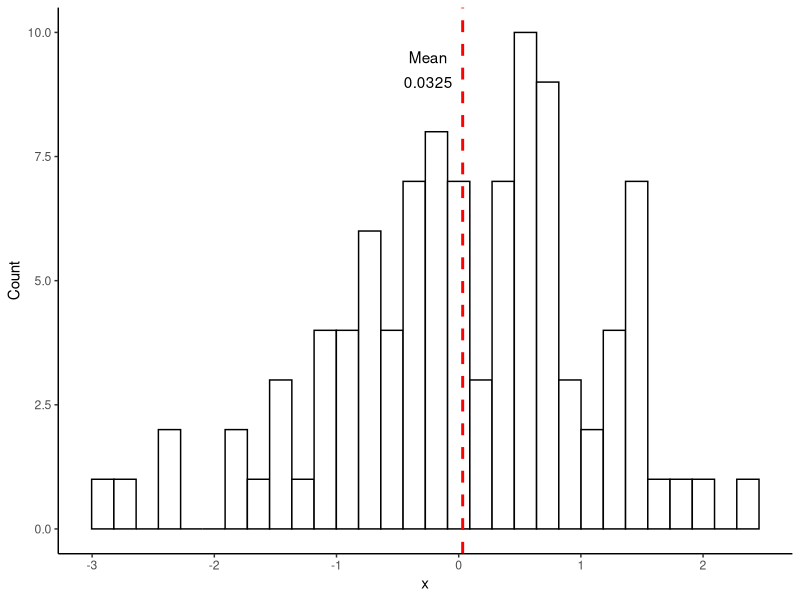
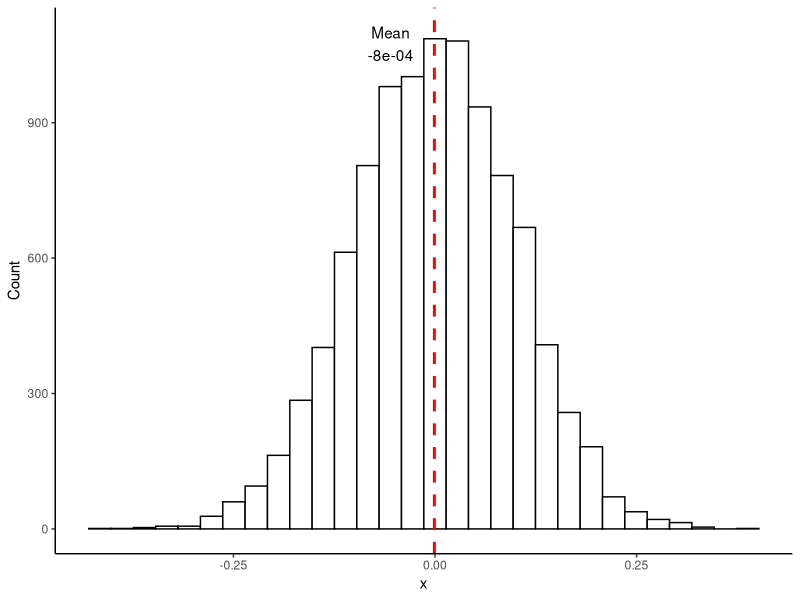
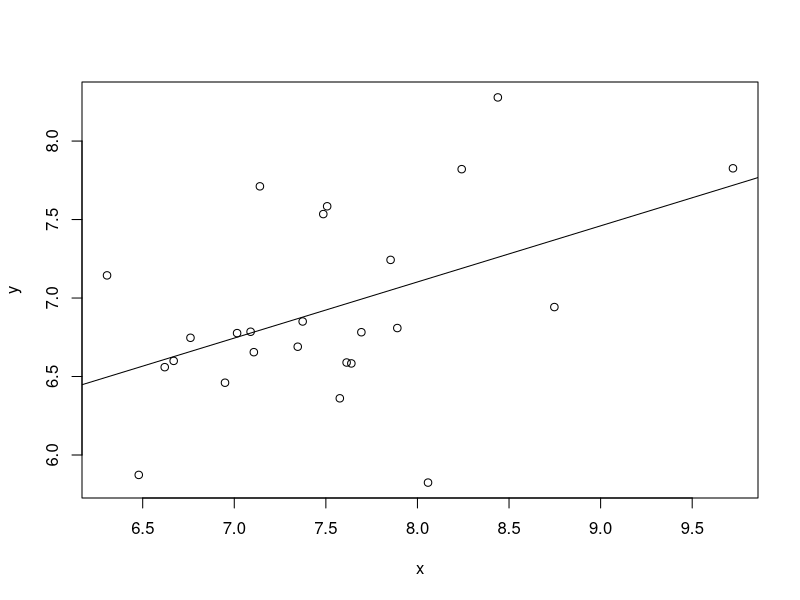
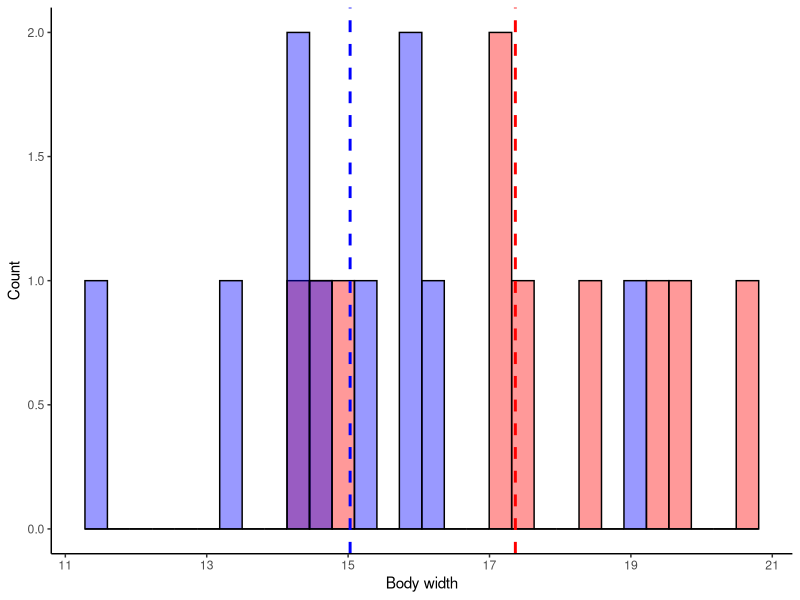
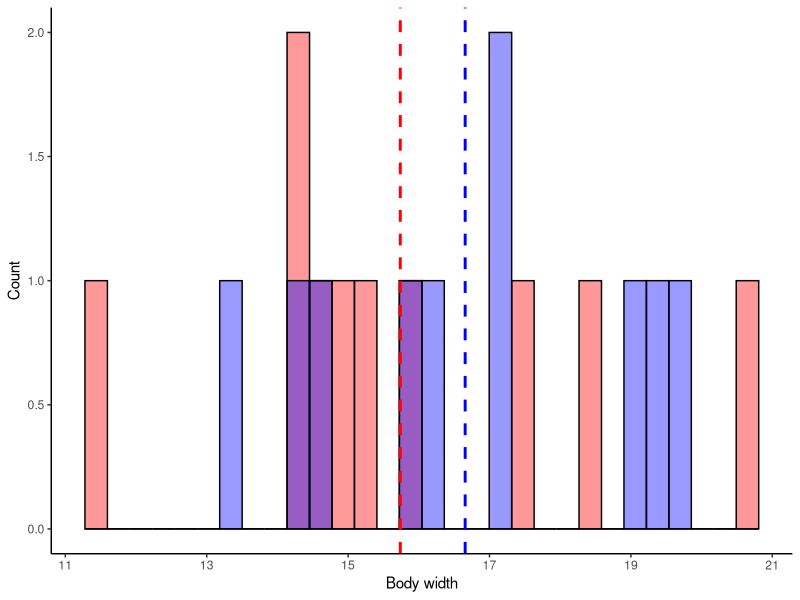
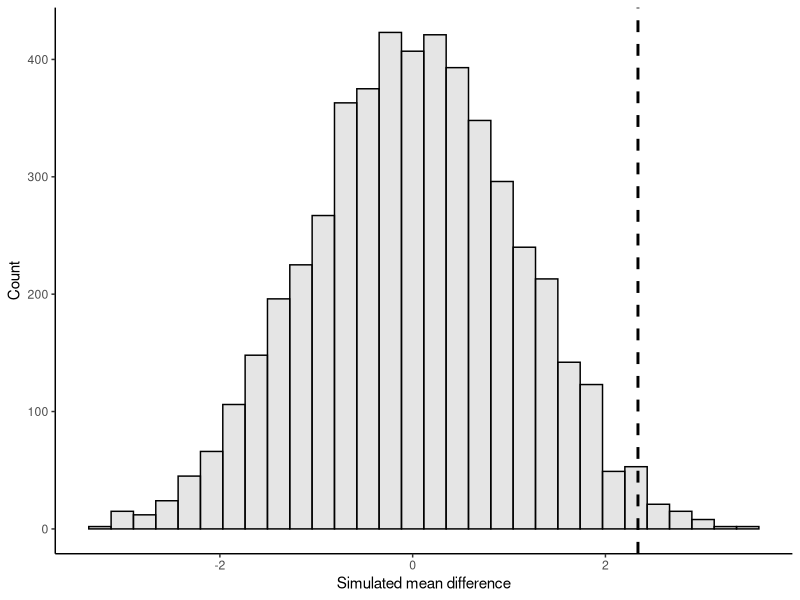

Write the R code that produced these figures, in order.
## ---- chunk 1
# Load in ggplot2
library(ggplot2)

set.seed(42) # Ensure reproducibility of random results.
mean <- 0
sd <- 1
n <- 100
x <- rnorm(n, mean, sd)

# Fancy plot, if desired
ggplot(data.frame(x), aes(x=x)) +
    geom_histogram(color="black", fill="white") +
    annotate("text", x = -0.25, y = 9, label = round(mean(x), 4)) +
    annotate("text", x = -0.25, y = 9.5, label = "Mean") +
    ylab("Count") +
    geom_vline(xintercept = mean(x), linetype = "dashed", size = 1, colour = "red") +
    theme_classic()

# Get mean
mean(x)
## ---- chunk 2
set.seed(43)
mean <- 0
sd <- 1
size <- 100
x <- replicate(10000, mean(rnorm(size, mean, sd)))

# Fancy plot, if desired
ggplot(data.frame(x), aes(x=x)) +
    geom_histogram(color="black", fill="white") +
    annotate("text", x = -0.055, y = 1050, label = round(mean(x), 4)) +
    annotate("text", x = -0.055, y = 1100, label = "Mean") +
    ylab("Count") +
    geom_vline(xintercept = mean(x), linetype = "dashed", size = 1, colour = "red") +
    theme_classic()

# Get mean
mean(x)
## ---- chunk 3
set.seed(44)

y_intercept <- 5.1
beta <- 0.23
x <- rnorm(25, mean = 7.6, sd = 0.7)
error <- rnorm(x, mean = 0, sd = 0.5)

y <- y_intercept + beta*x + error

model <- lm(y ~ x)
summary(model)
plot(y ~ x)
abline(model)
## ---- chunk 4
set.seed(46)

# Male data
df_males <- data.frame(
    width = rnorm(10, mean=16.5, sd=2.5),
    sex = "Male"
)

# Female data
df_females <- data.frame(
    width = rnorm(n=10, mean=15, sd=1.8),
    sex = "Female"
)

# Let's look at the male and female data
ggplot() +
    ylab("Count") + xlab("Body width") +
    geom_histogram(data = df_males, aes(x = width), bins = 30, fill = "red", alpha = 0.4, colour = "black") +
    geom_histogram(data = df_females, aes(x = width), bins = 30, fill = "blue", alpha = 0.4, colour = "black") +
    geom_vline(data = df_males, aes(xintercept = mean(width)), size = 1, linetype = "dashed", colour = "red") +
    geom_vline(data = df_females, aes(xintercept = mean(width)), size = 1, linetype = "dashed", colour = "blue") +
    theme_classic() 

# Means for males and females
cat("Males have a mean body width of", mean(df_males$width), "\n")
cat("Females have a mean body width of", mean(df_females$width))
## ---- chunk 5
mean_males <- mean(df_males$width)
mean_females <- mean(df_females$width)

diff_means_obs <- mean_males - mean_females
cat("The observed difference in mean body width between male and female Hercules beetles is", diff_means_obs)
## ---- chunk 6
t.test(df_males$width, df_females$width, alternative = "two.sided")
## ---- chunk 7
# Load in dplyr
library(dplyr)

# Set seed for reproducible results
set.seed(47)

# Let's combine the male and female dataframes together
data_combined <- full_join(df_males, df_females)

# Randomly reshuffle the width column
reshuffled <- data_combined
reshuffled$width <- sample(reshuffled$width, size = nrow(reshuffled), replace = FALSE)

# View data to confirm that values have been reshuffle
head(data_combined)
head(reshuffled)
## ---- chunk 8
# Plot histograms of reshuffled data
ggplot(reshuffled, aes(x = width)) +
    ylab("Count") + xlab("Body width") +
    geom_histogram(data = reshuffled[reshuffled$sex == "Male",], aes(x = width), bins = 30, fill = "red", alpha = 0.4, colour = "black") +
    geom_histogram(data = reshuffled[reshuffled$sex == "Female",], aes(x = width), bins = 30, fill = "blue", alpha = 0.4, colour = "black") +
    geom_vline(data = reshuffled[reshuffled$sex == "Male",], aes(xintercept = mean(width)), size = 1, linetype = "dashed", colour = "red") +
    geom_vline(data = reshuffled[reshuffled$sex == "Female",], aes(xintercept = mean(width)), size = 1, linetype = "dashed", colour = "blue") +
    theme_classic()

# Let get the mean difference of this single simulation
means_sim1 <- group_by(reshuffled, sex) %>% summarize(mean = mean(width))
mean_diff_sim1 <- means_sim1[means_sim1$sex == "Male", "mean"] - means_sim1[means_sim1$sex == "Female", "mean"]
cat("The mean difference from a single reshuffling of the data is", mean_diff_sim1$mean)
## ---- chunk 9
# Set seed for reproducible results
set.seed(49)

# Initialize a list to store the simulated test-statistics
simulated_means <- list()

nreps = 5000 # 5000 iterations

for(i in 1:nreps){
    
    # Create temporary dataframe to permute so we don't modify the original
    reshuffled <- data_combined 
    
    # Permute the width column with the 'sample()' function. 
    reshuffled$width <- sample(reshuffled$width, size = nrow(reshuffled), replace = FALSE)
    
    # Use dplyr to calculate the means for each sex
    means <- group_by(reshuffled, sex) %>% summarize(mean = mean(width))
    
    # Calculate to difference between simulated male and female body width means
    mean_calc <- means[means$sex == "Male", "mean"] - means[means$sex == "Female", "mean"]
    
    # Append simulated mean difference to list
    simulated_means[i] <- mean_calc
}    

# Unlist simulated means list into numeric vector
simulated_means <- unlist(simulated_means)

# Show first 10 simulated mean differences
simulated_means[1:10]
## ---- chunk 10
ggplot() +
    ylab("Count") + xlab("Simulated mean difference") +
    geom_histogram(aes(x = simulated_means), bins = 30, fill = "grey", alpha = 0.4, colour = "black") +
    geom_vline(xintercept = diff_means_obs, size = 1, linetype = "dashed", colour = "black") + 
    theme_classic()

## ---- chunk 11
abs_simulated_means <- abs(simulated_means)
abs_diff_means_obs <- abs(diff_means_obs)
exceed_count <- length(abs_simulated_means[abs_simulated_means >= abs_diff_means_obs])
p_val <- exceed_count / nreps
cat("The P-value from the randomization test is", p_val)
